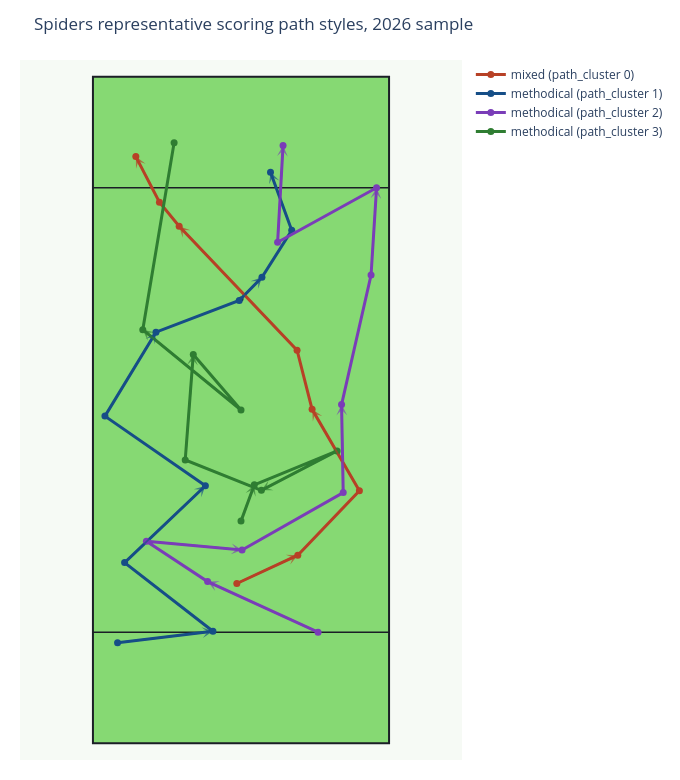

Source (notebook cell):
### Code cell
# Try to show each representative path from a different game when possible.
representative_paths = select_representative_paths(
    clustered_possessions,
    analysis_paths,
    group_column="path_cluster",
    unique_games=UNIQUE_REPRESENTATIVE_GAMES,
)

rep_fig = plot_representative_paths(
    representative_paths,
    title=f"{TEAM_ID.title()} representative scoring path styles, {SEASON} sample",
)
rep_fig.show()

### Figure 1 — Plotly figure (JSON) as saved in the notebook; plotly's stock layout.template omitted (floating-point values rounded to 4 significant figures)
{"data": [{"hoverinfo": "skip", "marker": {"color": "#1B1E26", "size": 5}, "mode": "markers", "showlegend": false, "type": "scatter", "x": [0], "y": [40]}, {"hoverinfo": "skip", "marker": {"color": "#1B1E26", "size": 5}, "mode": "markers", "showlegend": false, "type": "scatter", "x": [0], "y": [80]}, {"hovertemplate": "mixed (path_cluster 0)<br>%{text}<extra></extra>", "line": {"color": "#b74126", "width": 3}, "marker": {"color": "#b74126", "size": 7}, "mode": "lines+markers", "name": "mixed (path_cluster 0)", "text": ["Start", "Throw 1<br>aEC: 0.037<br>CP: 98.5%<br>Distance: 12.1", "Throw 2<br>aEC: 0.025<br>CP: 97.7%<br>Distance: 16.1", "Throw 3<br>aEC: 0.258<br>CP: 95.5%<br>Distance: 16.9", "Throw 4<br>aEC: 0.144<br>CP: 97.4%<br>Distance: 11.0", "Throw 5<br>aEC: 0.267<br>CP: 86.5%<br>Distance: 30.8", "Throw 6<br>aEC: 0.038<br>CP: 97.9%<br>Distance: 5.6", "Throw 7<br>aEC: 0.233<br>CP: 97.2%<br>Distance: 9.2"], "type": "scatter", "x": [-0.75, 10.22, 21.31, 12.8, 10.09, -11.13, -14.68, -18.93], "y": [28.77, 33.87, 45.48, 60.12, 70.77, 93.09, 97.41, 105.6]}, {"hovertemplate": "methodical (path_cluster 1)<br>%{text}<extra></extra>", "line": {"color": "#164e87", "width": 3}, "marker": {"color": "#164e87", "size": 7}, "mode": "lines+markers", "name": "methodical (path_cluster 1)", "text": ["Start", "Throw 1<br>aEC: 0.114<br>CP: 97.6%<br>Distance: 17.3", "Throw 2<br>aEC: 0.007<br>CP: 97.5%<br>Distance: 20.1", "Throw 3<br>aEC: 0.189<br>CP: 94.9%<br>Distance: 20.1", "Throw 4<br>aEC: -0.002<br>CP: 92.5%<br>Distance: 22.0", "Throw 5<br>aEC: 0.270<br>CP: 94.3%<br>Distance: 17.7", "Throw 6<br>aEC: 0.075<br>CP: 96.0%<br>Distance: 16.0", "Throw 7<br>aEC: 0.042<br>CP: 98.4%<br>Distance: 5.8", "Throw 8<br>aEC: 0.079<br>CP: 97.3%<br>Distance: 10.0", "Throw 9<br>aEC: 0.238<br>CP: 96.4%<br>Distance: 11.1"], "type": "scatter", "x": [-22.22, -5.05, -20.95, -6.41, -24.49, -15.31, -0.32, 3.77, 9.13, 5.31], "y": [18.09, 20.18, 32.54, 46.36, 58.9, 74.0, 79.72, 83.9, 92.36, 102.8]}, {"hovertemplate": "methodical (path_cluster 2)<br>%{text}<extra></extra>", "line": {"color": "#7a3db8", "width": 3}, "marker": {"color": "#7a3db8", "size": 7}, "mode": "lines+markers", "name": "methodical (path_cluster 2)", "text": ["Start", "Throw 1<br>aEC: 0.086<br>CP: 96.3%<br>Distance: 21.9", "Throw 2<br>aEC: 0.024<br>CP: 98.5%<br>Distance: 13.2", "Throw 3<br>aEC: 0.024<br>CP: 97.6%<br>Distance: 17.3", "Throw 4<br>aEC: 0.040<br>CP: 97.1%<br>Distance: 20.9", "Throw 5<br>aEC: 0.180<br>CP: 96.8%<br>Distance: 15.8", "Throw 6<br>aEC: 0.242<br>CP: 89.6%<br>Distance: 23.9", "Throw 7<br>aEC: 0.408<br>CP: 90.6%<br>Distance: 15.7", "Throw 8<br>aEC: -0.042<br>CP: 91.8%<br>Distance: 20.3", "Throw 9<br>aEC: 0.277<br>CP: 93.7%<br>Distance: 17.4"], "type": "scatter", "x": [13.87, -6.01, -17.03, 0.19, 18.4, 18.1, 23.41, 24.4, 6.59, 7.57], "y": [20.0, 29.11, 36.39, 34.81, 45.14, 60.98, 84.29, 100.0, 90.19, 107.6]}, {"hovertemplate": "methodical (path_cluster 3)<br>%{text}<extra></extra>", "line": {"color": "#2f7d32", "width": 3}, "marker": {"color": "#2f7d32", "size": 7}, "mode": "lines+markers", "name": "methodical (path_cluster 3)", "text": ["Start", "Throw 1<br>aEC: 0.074<br>CP: 98.9%<br>Distance: 7.0", "Throw 2<br>aEC: 0.026<br>CP: 97.9%<br>Distance: 16.1", "Throw 3<br>aEC: -0.039<br>CP: 97.9%<br>Distance: 15.4", "Throw 4<br>aEC: 0.061<br>CP: 97.7%<br>Distance: 14.8", "Throw 5<br>aEC: 0.269<br>CP: 94.7%<br>Distance: 19.1", "Throw 6<br>aEC: -0.142<br>CP: 98.2%<br>Distance: 13.2", "Throw 7<br>aEC: 0.178<br>CP: 95.2%<br>Distance: 22.8", "Throw 8<br>aEC: 0.652<br>CP: 78.8%<br>Distance: 34.1"], "type": "scatter", "x": [0.0, 2.4, 17.3, 3.67, -10.04, -8.59, 0.0, -17.68, -12.04], "y": [40.0, 46.54, 52.63, 45.54, 51.0, 70.0, 60.0, 74.45, 108.1]}], "layout": {"annotations": [{"arrowcolor": "#b74126", "arrowhead": 3, "arrowsize": 1, "arrowwidth": 1.8, "ax": -0.75, "axref": "x", "ay": 28.77, "ayref": "y", "opacity": 0.65, "showarrow": true, "x": 10.22, "xref": "x", "y": 33.87, "yref": "y"}, {"arrowcolor": "#b74126", "arrowhead": 3, "arrowsize": 1, "arrowwidth": 1.8, "ax": 21.31, "axref": "x", "ay": 45.48, "ayref": "y", "opacity": 0.65, "showarrow": true, "x": 12.8, "xref": "x", "y": 60.12, "yref": "y"}, {"arrowcolor": "#b74126", "arrowhead": 3, "arrowsize": 1, "arrowwidth": 1.8, "ax": 10.09, "axref": "x", "ay": 70.77, "ayref": "y", "opacity": 0.65, "showarrow": true, "x": -11.13, "xref": "x", "y": 93.09, "yref": "y"}, {"arrowcolor": "#b74126", "arrowhead": 3, "arrowsize": 1, "arrowwidth": 1.8, "ax": -14.68, "axref": "x", "ay": 97.41, "ayref": "y", "opacity": 0.65, "showarrow": true, "x": -18.93, "xref": "x", "y": 105.6, "yref": "y"}, {"arrowcolor": "#164e87", "arrowhead": 3, "arrowsize": 1, "arrowwidth": 1.8, "ax": -22.22, "axref": "x", "ay": 18.09, "ayref": "y", "opacity": 0.65, "showarrow": true, "x": -5.05, "xref": "x", "y": 20.18, "yref": "y"}, {"arrowcolor": "#164e87", "arrowhead": 3, "arrowsize": 1, "arrowwidth": 1.8, "ax": -20.95, "axref": "x", "ay": 32.54, "ayref": "y", "opacity": 0.65, "showarrow": true, "x": -6.41, "xref": "x", "y": 46.36, "yref": "y"}, {"arrowcolor": "#164e87", "arrowhead": 3, "arrowsize": 1, "arrowwidth": 1.8, "ax": -24.49, "axref": "x", "ay": 58.9, "ayref": "y", "opacity": 0.65, "showarrow": true, "x": -15.31, "xref": "x", "y": 74, "yref": "y"}, {"arrowcolor": "#164e87", "arrowhead": 3, "arrowsize": 1, "arrowwidth": 1.8, "ax": -0.32, "axref": "x", "ay": 79.72, "ayref": "y", "opacity": 0.65, "showarrow": true, "x": 3.77, "xref": "x", "y": 83.9, "yref": "y"}, {"arrowcolor": "#164e87", "arrowhead": 3, "arrowsize": 1, "arrowwidth": 1.8, "ax": 9.13, "axref": "x", "ay": 92.36, "ayref": "y", "opacity": 0.65, "showarrow": true, "x": 5.31, "xref": "x", "y": 102.8, "yref": "y"}, {"arrowcolor": "#7a3db8", "arrowhead": 3, "arrowsize": 1, "arrowwidth": 1.8, "ax": 13.87, "axref": "x", "ay": 20, "ayref": "y", "opacity": 0.65, "showarrow": true, "x": -6.01, "xref": "x", "y": 29.11, "yref": "y"}, {"arrowcolor": "#7a3db8", "arrowhead": 3, "arrowsize": 1, "arrowwidth": 1.8, "ax": -17.03, "axref": "x", "ay": 36.39, "ayref": "y", "opacity": 0.65, "showarrow": true, "x": 0.19, "xref": "x", "y": 34.81, "yref": "y"}, {"arrowcolor": "#7a3db8", "arrowhead": 3, "arrowsize": 1, "arrowwidth": 1.8, "ax": 18.4, "axref": "x", "ay": 45.14, "ayref": "y", "opacity": 0.65, "showarrow": true, "x": 18.1, "xref": "x", "y": 60.98, "yref": "y"}, {"arrowcolor": "#7a3db8", "arrowhead": 3, "arrowsize": 1, "arrowwidth": 1.8, "ax": 23.41, "axref": "x", "ay": 84.29, "ayref": "y", "opacity": 0.65, "showarrow": true, "x": 24.4, "xref": "x", "y": 100, "yref": "y"}, {"arrowcolor": "#7a3db8", "arrowhead": 3, "arrowsize": 1, "arrowwidth": 1.8, "ax": 6.59, "axref": "x", "ay": 90.19, "ayref": "y", "opacity": 0.65, "showarrow": true, "x": 7.57, "xref": "x", "y": 107.6, "yref": "y"}, {"arrowcolor": "#2f7d32", "arrowhead": 3, "arrowsize": 1, "arrowwidth": 1.8, "ax": 0, "axref": "x", "ay": 40, "ayref": "y", "opacity": 0.65, "showarrow": true, "x": 2.4, "xref": "x", "y": 46.54, "yref": "y"}, {"arrowcolor": "#2f7d32", "arrowhead": 3, "arrowsize": 1, "arrowwidth": 1.8, "ax": 17.3, "axref": "x", "ay": 52.63, "ayref": "y", "opacity": 0.65, "showarrow": true, "x": 3.67, "xref": "x", "y": 45.54, "yref": "y"}, {"arrowcolor": "#2f7d32", "arrowhead": 3, "arrowsize": 1, "arrowwidth": 1.8, "ax": -10.04, "axref": "x", "ay": 51, "ayref": "y", "opacity": 0.65, "showarrow": true, "x": -8.59, "xref": "x", "y": 70, "yref": "y"}, {"arrowcolor": "#2f7d32", "arrowhead": 3, "arrowsize": 1, "arrowwidth": 1.8, "ax": 0, "axref": "x", "ay": 60, "ayref": "y", "opacity": 0.65, "showarrow": true, "x": -17.68, "xref": "x", "y": 74.45, "yref": "y"}], "height": 780, "margin": {"b": 20, "l": 20, "r": 20, "t": 60}, "paper_bgcolor": "white", "plot_bgcolor": "#f6faf5", "shapes": [{"fillcolor": "#86d973", "layer": "below", "line": {"color": "#1B1E26", "width": 2}, "type": "rect", "x0": -26.65, "x1": 26.65, "y0": 0, "y1": 120}, {"layer": "below", "line": {"color": "#1B1E26", "width": 1.5}, "type": "line", "x0": -26.65, "x1": 26.65, "y0": 20, "y1": 20}, {"layer": "below", "line": {"color": "#1B1E26", "width": 1.5}, "type": "line", "x0": -26.65, "x1": 26.65, "y0": 100, "y1": 100}], "title": {"text": "Spiders representative scoring path styles, 2026 sample"}, "width": 680, "xaxis": {"range": [-31.65, 31.65], "scaleanchor": "y", "scaleratio": 1, "showgrid": false, "visible": false, "zeroline": false}, "yaxis": {"range": [-3, 123], "showgrid": false, "visible": false, "zeroline": false}}}
